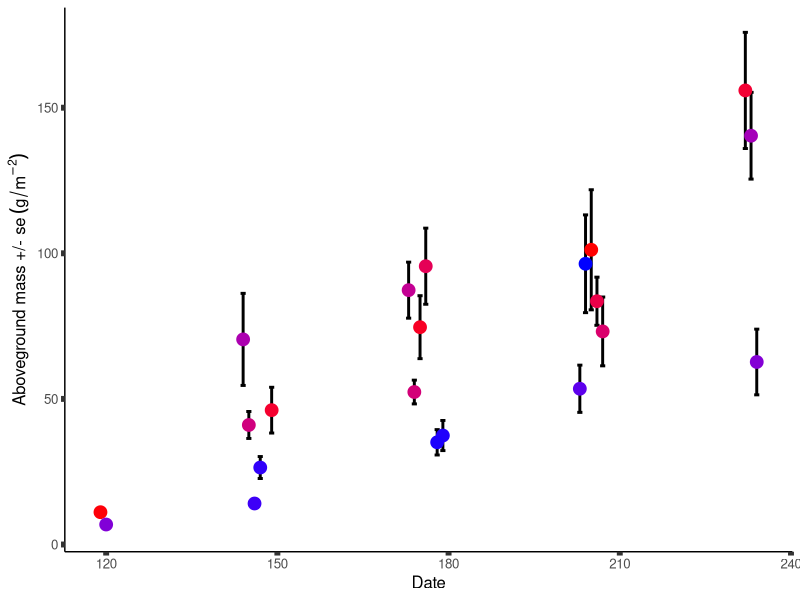
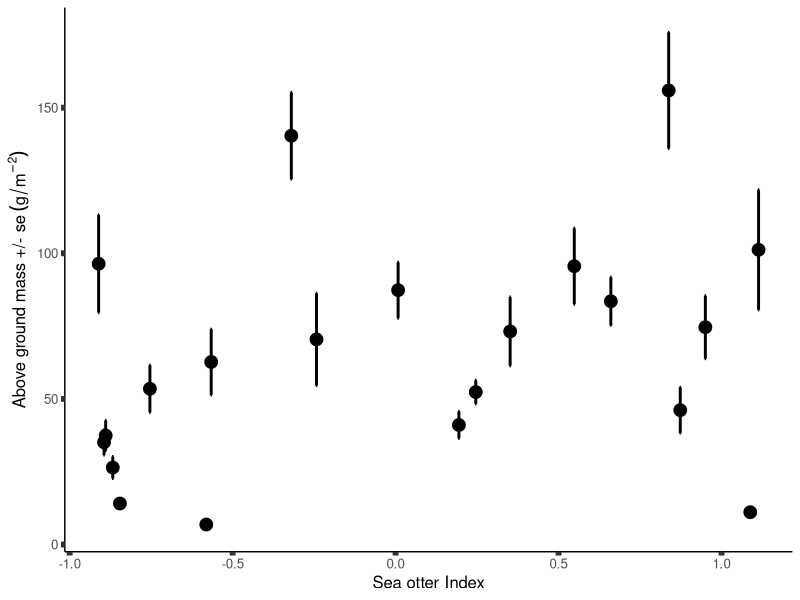
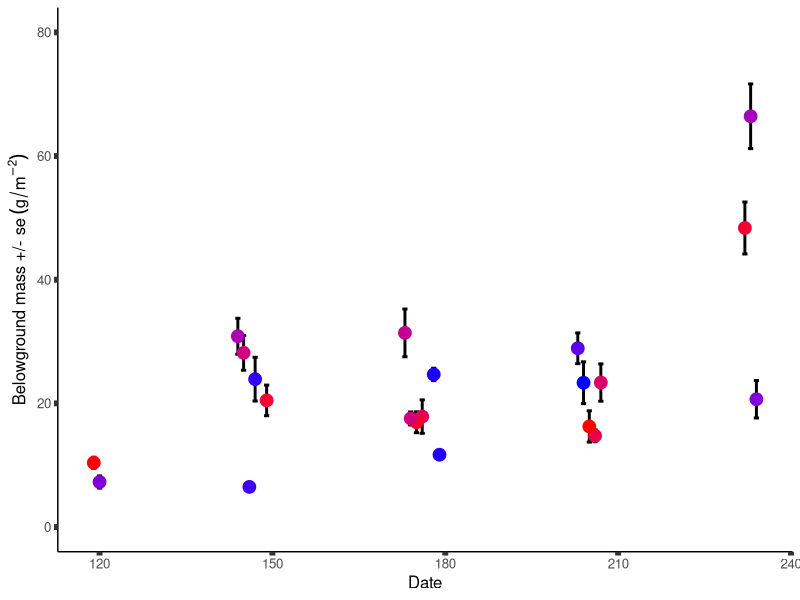
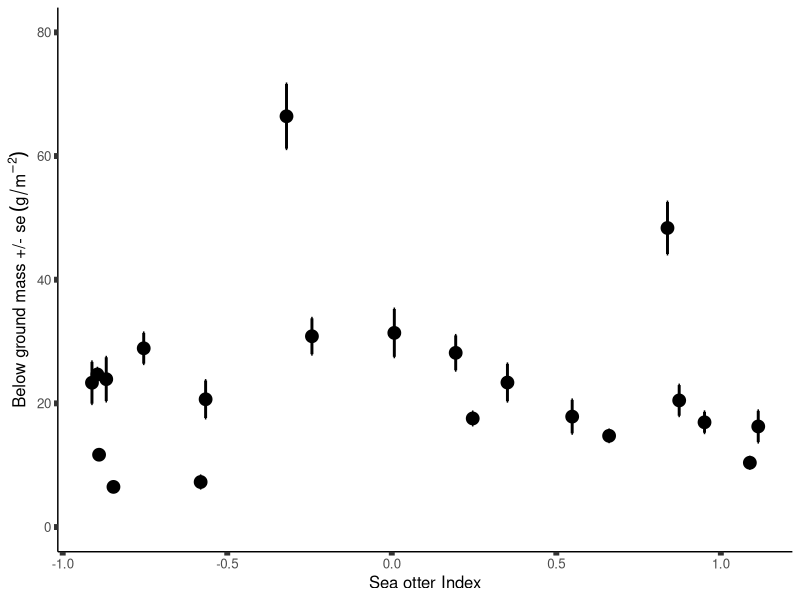
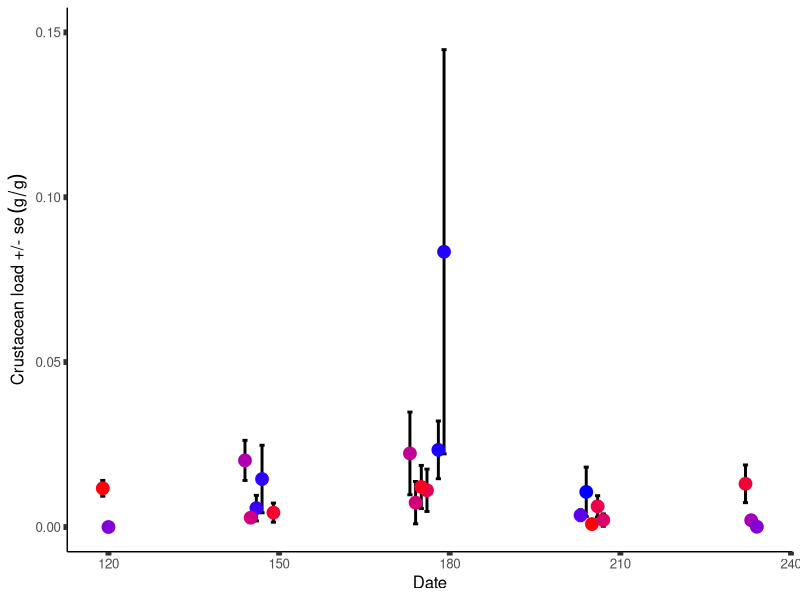
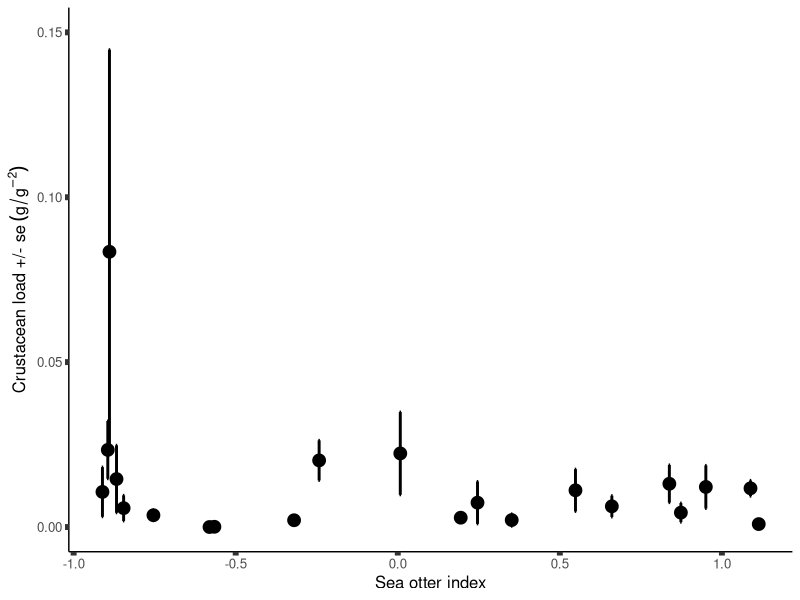
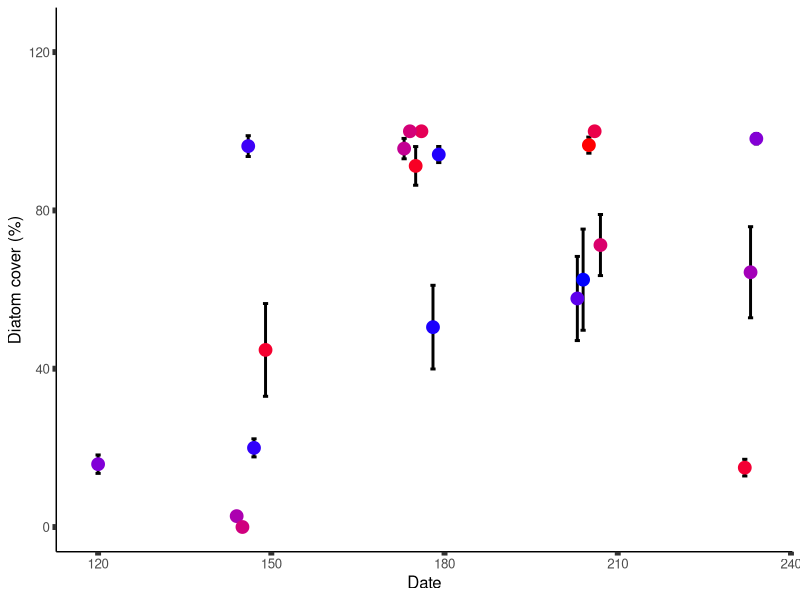
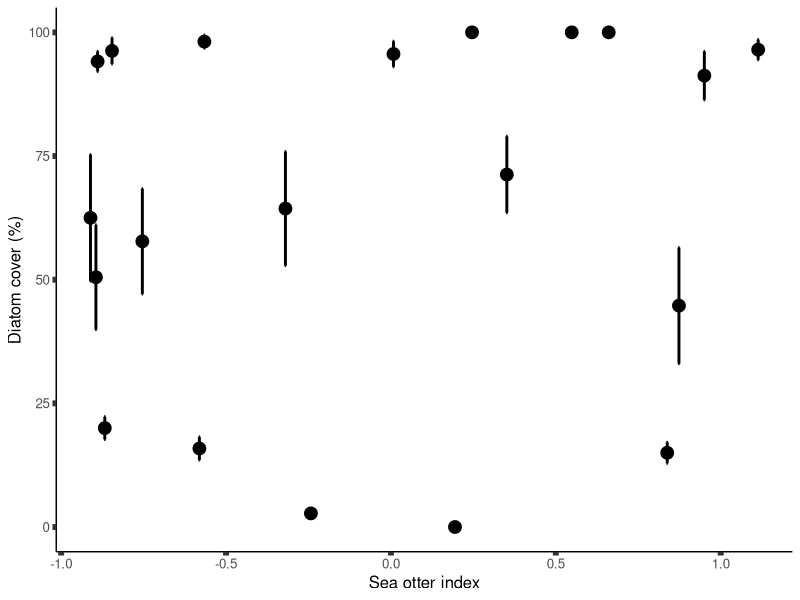

Write the R code that produced these figures, in order. (Note: this script raises an error after producing the figures.)
## ---- chunk 1
library(dplyr)
library(ggplot2)
library(tidyr)
library(ggplot2)
library(cowplot)

theme_set(theme_classic())
## ---- chunk 2
st.er <- function(x, na.rm = TRUE) {
  stopifnot(is.numeric(x))
  return(sd(x, na.rm = na.rm)/sqrt(length(x)))
}
## ---- chunk 3
eg.dat <- read.csv("../ALL_DATA/eelgrass_and_grazer_2017_derived.csv", stringsAsFactors = FALSE, header = TRUE)

crab.dat <- read.csv("../ALL_DATA/crab_simple_site_2017_derived.csv", stringsAsFactors = FALSE, header = TRUE)

fish.dat <- read.csv("../ALL_DATA/fish_simple_site_2017_derived.csv", stringsAsFactors = FALSE, header = TRUE)

# clean up some column names to avoid confusion later on
colnames(eg.dat)[3] <- "date_eelgrass_tran"
colnames(eg.dat)[4] <- "date_julian_eelgrass_tran"

colnames(crab.dat)[12] <- "shan_diverse_crab"
colnames(crab.dat)[13] <- "simp_diverse_crab"

colnames(fish.dat)[65] <- "total_fish"
colnames(fish.dat)[8] <- "date_julian_fish"
colnames(fish.dat)[66] <- "shan_diverse_fish"
colnames(fish.dat)[67] <- "simp_diverse_fish"

## ---- chunk 4
str(eg.dat)
str(crab.dat)
str(fish.dat)
## ---- chunk 5
## shoot density ##
SHDN.SOII <- ggplot(eg.dat) +
  geom_point(aes(x = sea_otter_index, y = shoot_dens), size = 4) +
  geom_errorbar(aes(x = sea_otter_index, ymin = shoot_dens - shoot_dens_se, ymax = shoot_dens + shoot_dens_se), size = 1) +
  labs(x = "Sea otter Index", y = bquote('Shoot density +/- se' ~(m^-2))) +
  theme(text = element_text(size = 12), axis.ticks = element_line(size = 2), legend.position = "none")

## Aboveground biomass ##
ABGB.SOII <- ggplot(eg.dat) +
  geom_point(aes(x = sea_otter_index, y = abvgnd_mass), size = 4) +
  geom_errorbar(aes(x = sea_otter_index, ymin = abvgnd_mass - abvgnd_mass_se, ymax = abvgnd_mass + abvgnd_mass_se), size = 1) +
  labs(x = "Sea otter Index", y = bquote('Above ground mass +/- se' ~(g/m^-2))) +
  theme(text = element_text(size = 12), axis.ticks = element_line(size = 2), legend.position = "none")

## Belowground biomass ##
BLGB.SOII <- ggplot(eg.dat) +
  geom_point(aes(x = sea_otter_index, y = blwgnd_mass), size = 4) +
  geom_errorbar(aes(x = sea_otter_index, ymin = blwgnd_mass - blwgnd_mass_se, ymax = blwgnd_mass + blwgnd_mass_se), size = 1) +
  labs(x = "Sea otter Index", y = bquote('Below ground mass +/- se' ~(g/m^-2))) +
  lims(y = c(0, 80)) +
  theme(text = element_text(size = 12), axis.ticks = element_line(size = 2), legend.position = "none")

## Second rhizome node ##
RHI2.SOII <- ggplot(eg.dat) +
  geom_point(aes(x = sea_otter_index, y = node2), size = 4) +
  geom_errorbar(aes(x = sea_otter_index, ymin = node2 - node2_se, ymax = node2 + node2_se), size = 1) +
  labs(x = "Sea otter Index", y = "Rhizome node #2 (cm)") +
  theme(text = element_text(size = 12), axis.ticks = element_line(size = 2), legend.position = "none")

## Epiphyte mass ##
EPIM.SOII <- ggplot(eg.dat) +
  geom_point(aes(x = sea_otter_index, y = epi_mass), size = 4) +
  geom_errorbar(aes(x = sea_otter_index, ymin = epi_mass - epi_mass_se, ymax = epi_mass + epi_mass_se), size = 1) +
  labs(x = "Sea otter Index", y = bquote('Epiphyte mass  +/- se (g)')) +
  lims(y = c(0, 0.04)) +
  theme(text = element_text(size = 12), axis.ticks = element_line(size = 2), legend.position = "none")

## Epiphyte load ##
EPIL.SOII <- ggplot(eg.dat) +
  geom_point(aes(x = sea_otter_index, y = epiphmass_shootmass), size = 4) +
  geom_errorbar(aes(x = sea_otter_index, ymin = epiphmass_shootmass - epiphmass_shootmass_se, ymax = epiphmass_shootmass + epiphmass_shootmass_se), size = 1) +
  labs(x = "Sea otter Index", y = bquote('Epiphyte load +/- se' ~(g/g^-2))) +
  lims(y = c(0, 0.25)) +
  theme(text = element_text(size = 12), axis.ticks = element_line(size = 2), legend.position = "none")

## Macroalgae ##
MAPC.SOII <- ggplot(eg.dat) +
  geom_point(aes(x = sea_otter_index, y = macro_dens), size = 4) +
  geom_errorbar(aes(x = sea_otter_index, ymin = macro_dens - macro_dens_se, ymax = macro_dens + macro_dens_se), size = 1) +
  labs(x = "Sea otter index", y = "Macroalgae cover (%)") +
  lims(y = c(0, 75)) +
  theme(text = element_text(size = 12), axis.ticks = element_line(size = 2))

## Diotoms ##
DTPC.SOII <- ggplot(eg.dat) +
  geom_point(aes(x = sea_otter_index, y = diatom_dens), size = 4) +
  geom_errorbar(aes(x = sea_otter_index, ymin = diatom_dens - diatom_dens_se, ymax = diatom_dens + diatom_dens_se), size = 1) +
  labs(x = "Sea otter index", y = "Diatom cover (%)") +
  lims(y = c(0, 100)) +
  theme(text = element_text(size = 12), axis.ticks = element_line(size = 2), legend.position = "none")
## ---- chunk 6
## Day of nutrients ##
NO.SOII <- ggplot(eg.dat) +
  geom_point(aes(x = sea_otter_index, y = NOX_site), size = 4) +
  geom_errorbar(aes(x = sea_otter_index, ymin = NOX_site - NOX_site_se, ymax = NOX_site + NOX_site_se), size = 1) +
  labs(x = "Sea otter index", y = "Nitrate +/- se (umol/L)") +
  theme(text = element_text(size = 12), axis.ticks = element_line(size = 2), legend.position = "none")

NH4.SOII <- ggplot(eg.dat) +
  geom_point(aes(x = sea_otter_index, y = NH4_site), size = 4) +
  geom_errorbar(aes(x = sea_otter_index, ymin = NH4_site - NH4_site_se, ymax = NH4_site + NH4_site_se), size = 1) +
  labs(x = "Sea otter index", y = "Ammonium +/- se (umol/L)") +
  theme(text = element_text(size = 12), axis.ticks = element_line(size = 2), legend.position = "none")

PO4.SOII <- ggplot(eg.dat) +
  geom_point(aes(x = sea_otter_index, y = PO4_site), size = 4) +
  geom_errorbar(aes(x = sea_otter_index, ymin = PO4_site - PO4_site_se, ymax = PO4_site + PO4_site_se), size = 1) +
  labs(x = "Sea otter index", y = "Phosphate +/- se (umol/L)") +
  theme(text = element_text(size = 12), axis.ticks = element_line(size = 2), legend.position = "none")

TN.SOII <- ggplot(eg.dat) +
  geom_point(aes(x = sea_otter_index, y = Ntotal_site), size = 4) +
  geom_errorbar(aes(x = sea_otter_index, ymin = Ntotal_site - Ntotal_site_se, ymax = Ntotal_site + Ntotal_site_se), size = 1) +
  labs(x = "Sea otter index", y = "Total N +/- se (umol/L)") +
  theme(text = element_text(size = 12), axis.ticks = element_line(size = 2), legend.position = "none")

NP.SOII <- ggplot(eg.dat) +
  geom_point(aes(x = sea_otter_index, y = NP_site), size = 4) +
  geom_errorbar(aes(x = sea_otter_index, ymin = NP_site - NP_site_se, ymax = NP_site + NP_site_se), size = 1) +
  labs(x = "Sea otter index", y = "N:P +/- se") +
  theme(text = element_text(size = 12), axis.ticks = element_line(size = 2), legend.position = "none")

## ---- chunk 7
NO1m.SOII <- ggplot(eg.dat) +
  geom_point(aes(x = sea_otter_index, y = NOX_1m_ND), size = 4) +
  geom_errorbar(aes(x = sea_otter_index, ymin = NOX_1m_ND - NOX_1m_ND_se, ymax = NOX_1m_ND + NOX_1m_ND_se), size = 1) +
  labs(x = "Sea otter index", y = "Nitrate +/- se (umol/L)") +
  theme(text = element_text(size = 12), axis.ticks = element_line(size = 2), legend.position = "none")

NH41m.SOII <- ggplot(eg.dat) +
  geom_point(aes(x = sea_otter_index, y = NH4_1m_ND), size = 4) +
  geom_errorbar(aes(x = sea_otter_index, ymin = NH4_1m_ND - NH4_1m_ND_se, ymax = NH4_1m_ND + NH4_1m_ND_se), size = 1) +
  labs(x = "Sea otter index", y = "Ammonium +/- se (umol/L)") +
  theme(text = element_text(size = 12), axis.ticks = element_line(size = 2), legend.position = "none")

PO41m.SOII <- ggplot(eg.dat) +
  geom_point(aes(x = sea_otter_index, y = PO4_1m_ND), size = 4) +
  geom_errorbar(aes(x = sea_otter_index, ymin = PO4_1m_ND - PO4_1m_ND_se, ymax = PO4_1m_ND + PO4_1m_ND_se), size = 1) +
  labs(x = "Sea otter index", y = "Phosphate +/- se (umol/L)") +
  theme(text = element_text(size = 12), axis.ticks = element_line(size = 2), legend.position = "none")

TN1m.SOII <- ggplot(eg.dat) +
  geom_point(aes(x = sea_otter_index, y = Ntotal_1m_ND), size = 4) +
  geom_errorbar(aes(x = sea_otter_index, ymin = Ntotal_1m_ND - Ntotal_1m_ND_se, ymax = Ntotal_1m_ND + Ntotal_1m_ND_se), size = 1) +
  labs(x = "Sea otter index", y = "Total N +/- se (umol/L)") +
  theme(text = element_text(size = 12), axis.ticks = element_line(size = 2), legend.position = "none")

NP1m.SOII <- ggplot(eg.dat) +
  geom_point(aes(x = sea_otter_index, y = NP_1m_ND), size = 4) +
  geom_errorbar(aes(x = sea_otter_index, ymin = NP_1m_ND - NP_1m_ND_se, ymax = NP_1m_ND + NP_1m_ND_se), size = 1) +
  labs(x = "Sea otter index", y = "N:P +/- se") +
  theme(text = element_text(size = 12), axis.ticks = element_line(size = 2), legend.position = "none")
## ---- chunk 8
## Grazer mass ##
GRZM.SOII <- ggplot(eg.dat) +
  geom_point(aes(x = sea_otter_index, y = grazer_mass), size = 4) +
  geom_errorbar(aes(x = sea_otter_index, ymin = grazer_mass - grazer_mass_se, ymax = grazer_mass + grazer_mass_se), size = 1) +
  labs(x = "Sea otter Index", y = bquote('Grazer mass +/- se (g)')) +
  lims(y = c(0, 0.25)) +
  theme(text = element_text(size = 12), axis.ticks = element_line(size = 2), legend.position = "none")

## Grazer load ##
GRZL.SOII <- ggplot(eg.dat) +
  geom_point(aes(x = sea_otter_index, y = grazermass_shootmass), size = 4) +
  geom_errorbar(aes(x = sea_otter_index, ymin = grazermass_shootmass - grazermass_shootmass_se, ymax = grazermass_shootmass + grazermass_shootmass_se), size = 1) +
  labs(x = "Sea otter Index", y = bquote('Grazer load +/- se' ~(g/g^-2))) +
  lims(y = c(0, 0.25)) +
  theme(text = element_text(size = 12), axis.ticks = element_line(size = 2), legend.position = "none")

## Crustacean load ##
CRSL.SOII <- ggplot(eg.dat) +
  geom_point(aes(x = sea_otter_index, y = crusmass_shootmass), size = 4) +
  geom_errorbar(aes(x = sea_otter_index, ymin = crusmass_shootmass - crusmass_shootmass_se, ymax = crusmass_shootmass + crusmass_shootmass_se), size = 1) +
  labs(x = "Sea otter index", y = bquote('Crustacean load +/- se' ~(g/g^-2))) +
  lims(y = c(0, 0.15)) +
  theme(text = element_text(size = 12), axis.ticks = element_line(size = 2))

## Gastropod load ##
GASL.SOII <- ggplot(eg.dat) +
  geom_point(aes(x = sea_otter_index, y = gastmass_shootmass), size = 4) +
  geom_errorbar(aes(x = sea_otter_index, ymin = gastmass_shootmass - gastmass_shootmass_se, ymax = gastmass_shootmass + gastmass_shootmass_se), size = 1) +
  labs(x = "Sea otter index", y = bquote('Gastropod load +/- se' ~(g/g^-2))) +
  lims(y = c(0, 0.10)) +
  theme(text = element_text(size = 12), axis.ticks = element_line(size = 2), legend.position = "none")
## ---- chunk 9
## Shoot density ##
SHDN.JDAY <- ggplot(eg.dat) +
  geom_errorbar(aes(x = date_julian_eelgrass_tran, ymin = shoot_dens - shoot_dens_se, ymax = shoot_dens + shoot_dens_se), size = 1) +
  geom_point(aes(x = date_julian_eelgrass_tran, y = shoot_dens, color = sea_otter_index), size = 4) +
  scale_color_gradient(low = "blue", high = "red") +
  labs(x = "Date", y = bquote('Shoot density +/- se' ~(m^-2))) +
  theme(text = element_text(size = 12), axis.ticks = element_line(size = 2), legend.position = "none")

## Aboveground biomass ##
ABGB.JDAY <- ggplot(eg.dat) +
  geom_errorbar(aes(x = date_julian_eelgrass_tran, ymin = abvgnd_mass - abvgnd_mass_se, ymax = abvgnd_mass + abvgnd_mass_se), size = 1) +
  geom_point(aes(x = date_julian_eelgrass_tran, y = abvgnd_mass, col = sea_otter_index), size = 4) +
  scale_color_gradient(low = "blue", high = "red") +
  labs(x = "Date", y = bquote('Aboveground mass +/- se' ~(g/m^-2))) +
  theme(text = element_text(size = 12), axis.ticks = element_line(size = 2), legend.position = "none")

## Belowground biomass ##
BLGB.JDAY <- ggplot(eg.dat) +
  geom_errorbar(aes(x = date_julian_eelgrass_tran, ymin = blwgnd_mass - blwgnd_mass_se, ymax = blwgnd_mass + blwgnd_mass_se), size = 1) +
  geom_point(aes(x = date_julian_eelgrass_tran, y = blwgnd_mass, col = sea_otter_index), size = 4) +
  scale_color_gradient(low = "blue", high = "red") +
  labs(x = "Date", y = bquote('Belowground mass +/- se' ~(g/m^-2))) +
  lims(y = c(0, 80)) +
  theme(text = element_text(size = 12), axis.ticks = element_line(size = 2), legend.position = "none")

## Second rhizome node ##
RHI2.JDAY <- ggplot(eg.dat) +
  geom_errorbar(aes(x = date_julian_eelgrass_tran, ymin = node2 - node2_se, ymax = node2 + node2_se), size = 1) +
  geom_point(aes(x = date_julian_eelgrass_tran, y = node2, col = sea_otter_index), size = 4) +
  scale_color_gradient(low = "blue", high = "red") +
  labs(x = "Date", y = "Rhizome node #2 (cm)") +
  theme(text = element_text(size = 12), axis.ticks = element_line(size = 2), legend.position = "none")

## Epiphyte mass ##
EPIM.JDAY <- ggplot(eg.dat) +
  geom_errorbar(aes(x = date_julian_eelgrass_tran, ymin = epi_mass - epi_mass_se, ymax = epi_mass + epi_mass_se), size = 1) +
  geom_point(aes(x = date_julian_eelgrass_tran, y = epi_mass, col = sea_otter_index), size = 4) +
  scale_color_gradient(low = "blue", high = "red") +
  labs(x = "Date", y = bquote('Epiphyte mass  +/- se (g)')) +
  lims(y = c(0, 0.04)) +
  theme(text = element_text(size = 12), axis.ticks = element_line(size = 2), legend.position = "none")

## Epiphyte load ##
EPIL.JDAY <- ggplot(eg.dat) +
  geom_errorbar(aes(x = date_julian_eelgrass_tran, ymin = epiphmass_shootmass - epiphmass_shootmass_se, ymax = epiphmass_shootmass + epiphmass_shootmass_se), size = 1) +
  geom_point(aes(x = date_julian_eelgrass_tran, y = epiphmass_shootmass, col = sea_otter_index), size = 4) +
  scale_color_gradient(low = "blue", high = "red") +
  labs(x = "Date", y = bquote('Epiphyte mass / Shoot mass +/- se' ~(g/g^-2))) +
  lims(y = c(0, 0.25)) +
  theme(text = element_text(size = 12), axis.ticks = element_line(size = 2), legend.position = "none")

## Macroalgae ##
MAPC.JDAY <- ggplot(eg.dat) +
  geom_errorbar(aes(x = date_julian_eelgrass_tran, ymin = macro_dens - macro_dens_se, ymax = macro_dens + macro_dens_se), size = 1) +
  geom_point(aes(x = date_julian_eelgrass_tran, y = macro_dens, col = sea_otter_index), size = 4) +
  scale_color_gradient(low = "blue", high = "red") +
  labs(x = "Date", y = "Macroalgae cover (%)") +
  lims(y = c(0,75)) +
  theme(text = element_text(size = 12), axis.ticks = element_line(size = 2), legend.position = "none")

## Diatoms ##
DTPC.JDAY <- ggplot(eg.dat) +
  geom_errorbar(aes(x = date_julian_eelgrass_tran, ymin = diatom_dens - diatom_dens_se, ymax = diatom_dens + diatom_dens_se), size = 1) +
  geom_point(aes(x = date_julian_eelgrass_tran, y = diatom_dens, col = sea_otter_index), size = 4) +
  scale_color_gradient(low = "blue", high = "red") +
  labs(x = "Date", y = "Diatom cover (%)") +
  lims(y = c(0,125)) +
  theme(text = element_text(size = 12), axis.ticks = element_line(size = 2), legend.position = "none")
## ---- chunk 10
NO.JDAY <- ggplot(eg.dat) +
  geom_point(aes(x = date_julian_eelgrass_tran, y = NOX_site), size = 4) +
  geom_errorbar(aes(x = date_julian_eelgrass_tran, ymin = NOX_site - NOX_site_se, ymax = NOX_site + NOX_site_se), size = 1) +
  labs(x = "Date", y = "Nitrate +/- se") +
  theme(text = element_text(size = 12), axis.ticks = element_line(size = 2), legend.position = "none")

NH4.JDAY <- ggplot(eg.dat) +
  geom_point(aes(x = date_julian_eelgrass_tran, y = NH4_site), size = 4) +
  geom_errorbar(aes(x = date_julian_eelgrass_tran, ymin = NH4_site - NH4_site_se, ymax = NH4_site + NH4_site_se), size = 1) +
  labs(x = "Date", y = "Ammonium +/- se") +
  theme(text = element_text(size = 12), axis.ticks = element_line(size = 2), legend.position = "none")

PO4.JDAY <- ggplot(eg.dat) +
  geom_point(aes(x = date_julian_eelgrass_tran, y = PO4_site), size = 4) +
  geom_errorbar(aes(x = date_julian_eelgrass_tran, ymin = PO4_site - PO4_site_se, ymax = PO4_site + PO4_site_se), size = 1) +
  labs(x = "Date", y = "Phosphate +/- se") +
  theme(text = element_text(size = 12), axis.ticks = element_line(size = 2), legend.position = "none")

TN.JDAY <- ggplot(eg.dat) +
  geom_point(aes(x = date_julian_eelgrass_tran, y = Ntotal_site), size = 4) +
  geom_errorbar(aes(x = date_julian_eelgrass_tran, ymin = Ntotal_site - Ntotal_site_se, ymax = Ntotal_site + Ntotal_site_se), size = 1) +
  labs(x = "Date", y = "Total N +/- se") +
  theme(text = element_text(size = 12), axis.ticks = element_line(size = 2), legend.position = "none")

NP.JDAY <- ggplot(eg.dat) +
  geom_point(aes(x = date_julian_eelgrass_tran, y = NP_site), size = 4) +
  geom_errorbar(aes(x = date_julian_eelgrass_tran, ymin = NP_site - NP_site_se, ymax = NP_site + NP_site_se), size = 1) +
  labs(x = "Date", y = "N:P +/- se") +
  theme(text = element_text(size = 12), axis.ticks = element_line(size = 2), legend.position = "none")
## ---- chunk 11
## Grazer mass ##
GRZM.JDAY <- ggplot(eg.dat) +
  geom_errorbar(aes(x = date_julian_eelgrass_tran, ymin = grazer_mass - grazer_mass_se, ymax = grazer_mass + grazer_mass_se), size = 1) +
  geom_point(aes(x = date_julian_eelgrass_tran, y = grazer_mass, col = sea_otter_index), size = 4) +
  scale_color_gradient(low = "blue", high = "red") +
  labs(x = "Date", y = bquote('Grazer mass +/- se (g)')) +
  lims(y = c(0, 0.25)) +
  theme(text = element_text(size = 12), axis.ticks = element_line(size = 2), legend.position = "none")

## Grazer load ##
GRZL.JDAY <- ggplot(eg.dat) +
  geom_errorbar(aes(x = date_julian_eelgrass_tran, ymin = grazermass_shootmass - grazermass_shootmass_se, ymax = grazermass_shootmass + grazermass_shootmass_se), size = 1) +
  geom_point(aes(x = date_julian_eelgrass_tran, y = grazermass_shootmass, col = sea_otter_index), size = 4) +
  scale_color_gradient(low = "blue", high = "red") +
  labs(x = "Date", y = bquote('Grazer load +/- se' ~(g/g))) +
  lims(y = c(0, 0.25)) +
  theme(text = element_text(size = 12), axis.ticks = element_line(size = 2), legend.position = "none")

## Crustacean load ##
CRSL.JDAY <- ggplot(eg.dat) +
  geom_errorbar(aes(x = date_julian_eelgrass_tran, ymin = crusmass_shootmass - crusmass_shootmass_se, ymax = crusmass_shootmass + crusmass_shootmass_se), size = 1) +
  geom_point(aes(x = date_julian_eelgrass_tran, y = crusmass_shootmass, col = sea_otter_index), size = 4) +
  scale_color_gradient(low = "blue", high = "red") +
  labs(x = "Date", y = bquote('Crustacean load +/- se' ~(g/g))) +
  lims(y = c(0, 0.15)) +
  theme(text = element_text(size = 12), axis.ticks = element_line(size = 2), legend.position = "none")

## Gastropod load ##
GASL.JDAY <- ggplot(eg.dat) +
  geom_errorbar(aes(x = date_julian_eelgrass_tran, ymin = gastmass_shootmass - gastmass_shootmass_se, ymax = gastmass_shootmass + gastmass_shootmass_se), size = 1) +
  geom_point(aes(x = date_julian_eelgrass_tran, y = gastmass_shootmass, col = sea_otter_index), size = 4) +
  scale_color_gradient(low = "blue", high = "red") +
  labs(x = "Date", y = bquote('Gastropod load +/- se' ~(g/g))) +
  lims(y = c(0, 0.10)) +
  theme(text = element_text(size = 12), axis.ticks = element_line(size = 2), legend.position = "none")
## ---- chunk 12
eg.dat <- merge(eg.dat, crab.dat, by = "site")

str(eg.dat)
## ---- chunk 13
## Crab Mass ##
CRBM.SOII <- ggplot(eg.dat, aes(sea_otter_index, crab_mass)) +
  geom_point(size = 4) +
  geom_errorbar(aes(ymin = crab_mass - crab_mass_se, ymax = crab_mass + crab_mass_se), size = 1) +
  labs(x = "Sea otter index", y = "Crab mass +/- se (g)") +
  lims(y = c(0, 300)) +
  theme(text = element_text(size = 12), axis.ticks = element_line(size = 2))

## Crab size ##
CRBS.SOII <- ggplot(eg.dat, aes(sea_otter_index, crab_width)) +
  geom_point(size = 4) +
  geom_errorbar(aes(ymin = crab_width - crab_width_se, ymax = crab_width + crab_width_se), size = 1) +
  labs(x = "Sea otter index", y = "Crab carapase width +/- se (mm)") +
  lims(y = c(0, 150)) +
  theme(text = element_text(size = 12), axis.ticks = element_line(size = 2))

## Total crabs ##
CRBT.SOII <- ggplot(eg.dat, aes(sea_otter_index, total_crab)) +
  geom_point(size = 4) +
  labs(x = "Sea otter index", y = "Total crabs") +
  lims(y = c(0, 30)) +
  theme(text = element_text(size = 12), axis.ticks = element_line(size = 2))

## Crab Diversity - shannon weiner ##
CRBSW.SOII <- ggplot(eg.dat, aes(sea_otter_index, shan_diverse_crab)) +
  geom_point(size = 4) +
  labs(x = "Sea otter index", y = "S-W diversity") +
  theme(text = element_text(size = 12), axis.ticks = element_line(size = 2))

## Crab Diversity - simpson ##
CRBSP.SOII <- ggplot(eg.dat, aes(sea_otter_index, simp_diverse_crab)) +
  geom_point(size = 4) +
  labs(x = "Sea otter index", y = "Simpson diversity") +
  theme(text = element_text(size = 12), axis.ticks = element_line(size = 2))
## ---- chunk 14
## Crab Mass ##
CRBM.JDAY <- ggplot(eg.dat, aes(date_pulled_julian, crab_mass, col = sea_otter_index)) +
  geom_point(size = 4) +
  scale_color_gradient(low = "blue", high = "red") +
  geom_errorbar(aes(ymin = crab_mass - crab_mass_se, ymax = crab_mass + crab_mass_se), size = 1, width = 0) +
  labs(x = "Date", y = "Crab mass +/- se (g)") +
  lims(y = c(0, 300)) +
  theme(text = element_text(size = 12), axis.ticks = element_line(size = 2), legend.position = "none")

## Crab size ##
CRBS.JDAY <- ggplot(eg.dat, aes(date_pulled_julian, crab_width, col = sea_otter_index)) +
  geom_point(size = 4) +
  scale_color_gradient(low = "blue", high = "red") +
  geom_errorbar(aes(ymin = crab_width - crab_width_se, ymax = crab_width + crab_width_se), size = 1, width = 0) +
  labs(x = "Date", y = "Crab carapase width +/- se (mm)") +
  lims(y = c(0, 150)) +
  theme(text = element_text(size = 12), axis.ticks = element_line(size = 2), legend.position = "none")

## Total crabs ##
CRBT.JDAY <- ggplot(eg.dat, aes(date_pulled_julian, total_crab, col = sea_otter_index)) +
  geom_point(size = 4) +
  scale_color_gradient(low = "blue", high = "red") +
  labs(x = "Date", y = "Total crabs") +
  lims(y = c(0, 30)) +
  theme(text = element_text(size = 12), axis.ticks = element_line(size = 2), legend.position = "none")

## Crab Diversity - shannon weiner ##
CRBSW.JDAY <- ggplot(eg.dat, aes(date_pulled_julian, shan_diverse_crab, col = sea_otter_index)) +
  geom_point(size = 4) +
  scale_color_gradient(low = "blue", high = "red") +
  labs(x = "Date", y = "S-W diversity") +
  theme(text = element_text(size = 12), axis.ticks = element_line(size = 2), legend.position = "none")

## Crab Diversity - simpson ##
CRBSP.JDAY <- ggplot(eg.dat, aes(date_pulled_julian, simp_diverse_crab, col = sea_otter_index)) +
  geom_point(size = 4) +
  scale_color_gradient(low = "blue", high = "red") +
  labs(x = "Date", y = "Simpson diversity") +
  theme(text = element_text(size = 12), axis.ticks = element_line(size = 2), legend.position = "none")
## ---- chunk 15
eg.dat <- merge(eg.dat, fish.dat, by = "site")

str(eg.dat)
## ---- chunk 16
## Total Fishes ##
FSHT.SOII <- ggplot(eg.dat, aes(sea_otter_index, total_fish)) +
  geom_point(size = 4) +
  labs(x = "Sea otter index", y = "Total fishes") +
  lims(y = c(0, 4000)) +
  theme(text = element_text(size = 12), axis.ticks = element_line(size = 2))

## Fish Diversity - shannon weiner ##
FSHSW.SOII <- ggplot(eg.dat, aes(sea_otter_index, shan_diverse_fish)) +
  geom_point(size = 4) +
  labs(x = "Sea otter index", y = "S-W diversity") +
  theme(text = element_text(size = 12), axis.ticks = element_line(size = 2))

## Fish Diversity - simpson ##
FSHSP.SOII <- ggplot(eg.dat, aes(sea_otter_index, simp_diverse_fish)) +
  geom_point(size = 4) +
  labs(x = "Sea otter index", y = "Simpson diversity") +
  theme(text = element_text(size = 12), axis.ticks = element_line(size = 2))
## ---- chunk 17
## Total fish ##
FSHT.JDAY <- ggplot(eg.dat, aes(date_julian, total_fish, col = sea_otter_index)) +
  geom_point(size = 4) +
  scale_color_gradient(low = "blue", high = "red") +
  labs(x = "Date", y = "Total fishes") +
  lims(y = c(0, 4000)) +
  theme(text = element_text(size = 12), axis.ticks = element_line(size = 2), legend.position = "none")

## Crab Diversity - shannon weiner ##
FSHSW.JDAY <- ggplot(eg.dat, aes(date_julian, shan_diverse, col = sea_otter_index)) +
  geom_point(size = 4) +
  scale_color_gradient(low = "blue", high = "red") +
  labs(x = "Date", y = "S-W diversity") +
  theme(text = element_text(size = 12), axis.ticks = element_line(size = 2), legend.position = "none")

## Crab Diversity - simpson ##
FSHSP.JDAY <- ggplot(eg.dat, aes(date_julian, simp_diverse, col = sea_otter_index)) +
  geom_point(size = 4) +
  scale_color_gradient(low = "blue", high = "red") +
  labs(x = "Date", y = "Simpson diversity") +
  theme(text = element_text(size = 12), axis.ticks = element_line(size = 2), legend.position = "none")
## ---- chunk 18
# Grazer load vs Epiphyte load #
EPIL.GRZL <- ggplot(eg.dat, aes(grazermass_shootmass, epiphmass_shootmass, col = sea_otter_index)) +
  geom_point(size = 2) +
  geom_errorbar(aes(x = grazermass_shootmass, ymin = epiphmass_shootmass - epiphmass_shootmass_se, ymax = epiphmass_shootmass + epiphmass_shootmass_se)) +
  geom_errorbarh(aes(y = epiphmass_shootmass, x = grazermass_shootmass, xmin = grazermass_shootmass - grazermass_shootmass_se, xmax = grazermass_shootmass + grazermass_shootmass_se)) +
  scale_color_gradient(low = "blue", high = "red") +
  labs(x = "Grazer load +/- se (g/g)", y = "Epiphyte load +/- se (g/g)") +
  theme(text = element_text(size = 12), axis.ticks = element_line(size = 2), legend.position = "none")

# Crab mass vs Grazer load #
GRZM.CRBM <- ggplot(eg.dat, aes(crab_mass, grazermass_shootmass, col = sea_otter_index)) +
  geom_point(size = 2) +
  geom_errorbar(aes(x = crab_mass, ymin = grazermass_shootmass - grazermass_shootmass_se, ymax = grazermass_shootmass + grazermass_shootmass_se)) +
  geom_errorbarh(aes(y = grazermass_shootmass, x = crab_mass, xmin = crab_mass - crab_mass_se, xmax = crab_mass + crab_mass_se)) +
  scale_color_gradient(low = "blue", high = "red") +
  labs(x = "Crab mass +/- se (g)", y = "grazer load +/- se (g/g)") +
  theme(text = element_text(size = 12), axis.ticks = element_line(size = 2), legend.position = "none")

# Nutrients vs epiphytes #
EPIL.NTOT <- ggplot(eg.dat, aes(Ntotal_site, epiphmass_shootmass, col = sea_otter_index)) +
  geom_point(size = 2) +
  geom_errorbar(aes(x = Ntotal_site, ymin = epiphmass_shootmass - epiphmass_shootmass_se, ymax = epiphmass_shootmass + epiphmass_shootmass_se)) +
  geom_errorbarh(aes(x = Ntotal_site, y = epiphmass_shootmass, xmin = Ntotal_site - Ntotal_site_se, xmax = Ntotal_site + Ntotal_site_se)) +
  scale_color_gradient(low = "blue", high = "red") +
  labs(x = "Notal N +/- se (umol)", y = "Epiphyte load +/- se (g/g)") +
  theme(text = element_text(size = 12), axis.ticks = element_line(size = 2), legend.position = "none")

# Grazers load vs total fishes #
GRZL.FSHT <- ggplot(eg.dat, aes(log(total_fish), grazermass_shootmass, col = sea_otter_index)) +
  geom_point(size = 2) +
  geom_errorbar(aes(log(total_fish), ymin = grazermass_shootmass - grazermass_shootmass_se, ymax = grazermass_shootmass + grazermass_shootmass_se)) +
  scale_color_gradient(low = "blue", high = "red") +
  labs(x = "log total fish", y = "Grazer load +/- se (g/g)") +
  theme(text = element_text(size = 12), axis.ticks = element_line(size = 2), legend.position = "none")
## ---- chunk 19
ggsave(plot = ABGB.JDAY, "Figures/aboveground_mass_jday.png", dpi = 500)
ggsave(plot = ABGB.SOII, "Figures/aboveground_mass_seaotter.png", dpi = 500)
ggsave(plot = BLGB.JDAY, "Figures/belowground_mass_jday.png", dpi = 500)
ggsave(plot = BLGB.SOII, "Figures/belowground_mass_seaotter.png", dpi = 500)
ggsave(plot = CRSL.JDAY, "Figures/crustacean_mass_jday.png", dpi = 500)
ggsave(plot = CRSL.SOII, "Figures/crustacean_mass_seaotter.png", dpi = 500)
ggsave(plot = DTPC.JDAY, "Figures/diatom_pc_jday.png", dpi = 500)
ggsave(plot = DTPC.SOII, "Figures/diatom_pc_SOII.png", dpi = 500)
ggsave(plot = EPIL.JDAY, "Figures/epiphyte_load_jday.png", dpi = 500)
ggsave(plot = EPIL.SOII, "Figures/epiphyte_load_seaotter.png", dpi = 500)
ggsave(plot = EPIM.JDAY, "Figures/epiphyte_mass_jday.png", dpi = 500)
ggsave(plot = EPIM.SOII, "Figures/epiphyte_mass_seaotter.png", dpi = 500)
ggsave(plot = GASL.JDAY, "Figures/gastropod_load_jday.png", dpi = 500)
ggsave(plot = GASL.SOII, "Figures/gastropod_load_seaotter.png", dpi = 500)
ggsave(plot = GRZL.JDAY, "Figures/grazer_load_jday.png", dpi = 500)
ggsave(plot = GRZL.SOII, "Figures/grazer_load_seaotter.png", dpi = 500)
ggsave(plot = GRZM.JDAY, "Figures/grazer_mass_jday.png", dpi = 500)
ggsave(plot = GRZM.SOII, "Figures/grazer_mass_seaotter.png", dpi = 500)
ggsave(plot = MAPC.JDAY, "Figures/macroalgae_pc_jday.png", dpi = 500)
ggsave(plot = MAPC.SOII, "Figures/macroalgae_pc_seaotter.png", dpi = 500)
ggsave(plot = NH4.JDAY, "Figures/ammonium_jday.png", dpi = 500)
ggsave(plot = NH4.SOII, "Figures/ammonium_seaotter.png", dpi = 500)
ggsave(plot = NO.JDAY, "Figures/nitrate_jday.png", dpi = 500)
ggsave(plot = NO.SOII, "Figures/nitrate_seaotter.png", dpi = 500)
ggsave(plot = NO1m.SOII, "Figures/nitrate_nutday_1m_seaotter.png", dpi = 500)
ggsave(plot = NP.JDAY, "Figures/ntop_jday.png", dpi = 500)
ggsave(plot = NP.SOII, "Figures/ntop_SOII.png", dpi = 500)
ggsave(plot = NP1m.SOII, "Figures/totalN_nutday_1m_SOII.png", dpi = 500)
ggsave(plot = PO4.JDAY, "Figures/phosphate_jday.png", dpi = 500)
ggsave(plot = PO4.SOII, "Figures/phosphate_seaotter.png", dpi = 500)
ggsave(plot = PO41m.SOII, "Figures/phosphate_nutday_1m_seaotter.png", dpi = 500)
ggsave(plot = RHI2.JDAY, "Figures/rhizome_node2_jday.png", dpi = 500)
ggsave(plot = RHI2.SOII, "Figures/rhizome_node2_seaotter.png", dpi = 500)
ggsave(plot = SHDN.JDAY, "Figures/shoot_density_jday.png", dpi = 500)
ggsave(plot = SHDN.SOII, "Figures/shoot_density_seaotter.png", dpi = 500)
ggsave(plot = TN.JDAY, "Figures/totaln_jday.png", dpi = 500)
ggsave(plot = TN.SOII, "Figures/totaln_jday.png", dpi = 500)
ggsave(plot = TN1m.SOII, "Figures/totaln_nutday_1m_jday.png", dpi = 500)

ggsave(plot = CRBS.JDAY, "Figures/crab_size_jday.png", dpi = 500)
ggsave(plot = CRBS.SOII, "Figures/crab_size_seaotter.png", dpi = 500)
ggsave(plot = CRBM.JDAY, "Figures/crab_mass_jday.png", dpi = 500)
ggsave(plot = CRBM.SOII, "Figures/crab_mass_seaotter.png", dpi = 500)
ggsave(plot = CRBSP.JDAY, "Figures/crab_diversity_simpson_jday.png", dpi = 500)
ggsave(plot = CRBSP.SOII, "Figures/crab_diversity_simpson_seaotter.png", dpi = 500)
ggsave(plot = CRBSW.JDAY, "Figures/crab_diversity_shannon_jday.png", dpi = 500)
ggsave(plot = CRBSW.SOII, "Figures/crab_diversity_shannon_seaotter.png", dpi = 500)
ggsave(plot = CRBT.JDAY, "Figures/crab_totaln_jday.png", dpi = 500)
ggsave(plot = CRBT.SOII, "Figures/crab_totaln_seaotter.png", dpi = 500)

ggsave(plot = FSHT.JDAY, "Figures/fish_totaln_jday.png", dpi = 500)
ggsave(plot = FSHT.SOII, "Figures/fish_totaln_seaotter.png", dpi = 500)
ggsave(plot = FSHSP.JDAY, "Figures/fish_diversity_simpson_jday.png", dpi = 500)
ggsave(plot = FSHSP.SOII, "Figures/fish_diversity_simpson_seaotter.png", dpi = 500)
ggsave(plot = FSHSW.JDAY, "Figures/fish_diversity_shannon_jday.png", dpi = 500)
ggsave(plot = FSHSW.SOII, "Figures/fish_diversity_shannon_seaotter.png", dpi = 500)

ggsave(plot = EPIL.GRZL, "Figures/epiphyte_load_grazer_load.png", dpi = 500)
ggsave(plot= EPIL.NTOT, "Figures/epiphyte_load_totaln.png", dpi = 500)
ggsave(plot = GRZM.CRBM, "Figures/grazer_mass_crab_mass.png", dpi = 500)
ggsave(plot = GRZL.FSHT, "Figures/grazer_load_total_fish.png", dpi = 500)
